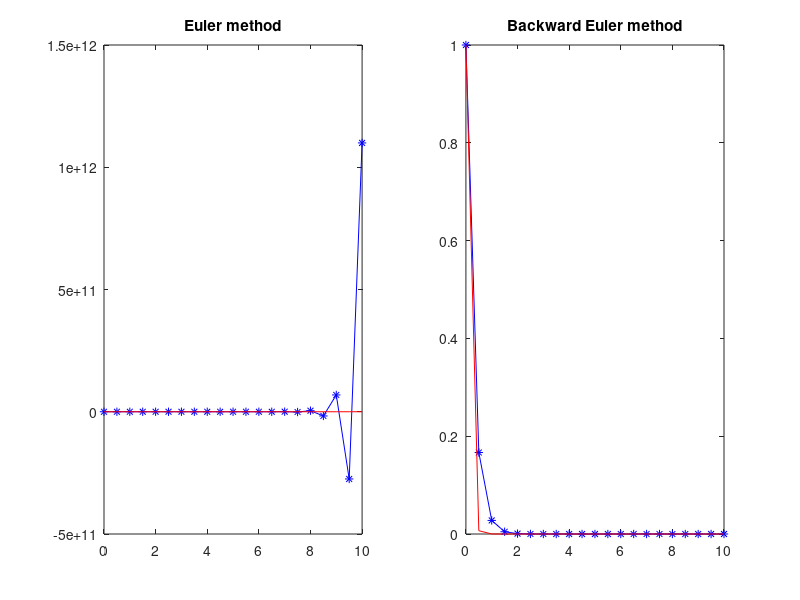

Reproduce this figure in MATLAB.
% ODE: u' = -10u (stable)

a=0;
b=10;

u0 = 1;


f=@(t,u)-10*u;

h=1/2;
N=(b-a)/h;
T=a:h:b;
Ueuler=zeros(N+1,1);
Ueuler(1) = u0;
Ube=Ueuler;

% Euler method
for i = 2:N+1
    Ueuler(i) = Ueuler(i-1) + h*f(i*h,Ueuler(i-1));
end


% backward Euler method
for i = 2:N+1
    Ube(i) = Ube(i-1)/(1+10*h);
end

Uexact = u0*exp(-10*T);
figure(1);
subplot(1,2,1)
plot(T,Ueuler,'b*-',T,Uexact,'r');
title('Euler method')
subplot(1,2,2)
plot(T,Ube,'b*-',T,Uexact,'r');
title('Backward Euler method');
